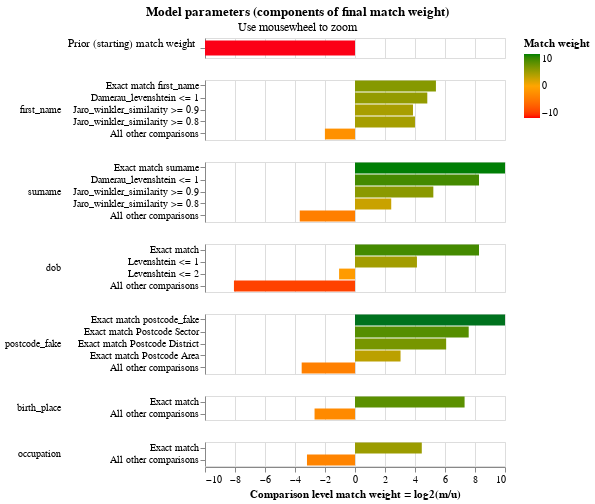

Notebook code cell kept with this figure:
### Markdown cell above
The final match weights can be viewed in the match weights chart:

### Code cell
linker.match_weights_chart()

### Figure 1 — Vega-Lite specification as saved in the notebook (floating-point values rounded to 4 significant figures)
{"$schema": "https://vega.github.io/schema/vega-lite/v5.9.3.json", "config": {"header": {"title": null}, "mark": {"tooltip": null}, "title": {"anchor": "middle"}, "view": {"continuousHeight": 300, "continuousWidth": 300, "discreteHeight": 60, "discreteWidth": 400}}, "data": {"name": "data-fc09ef004886339b3c49ba167a38b3fd"}, "datasets": {"data-fc09ef004886339b3c49ba167a38b3fd": [{"bayes_factor": 0.0001358, "bayes_factor_description": "The probability that two random records drawn at random match is 0.000 or one in  7,362.3 records.This is equivalent to a starting match weight of -12.846.", "comparison_name": "probability_two_random_records_match", "comparison_sort_order": -1, "comparison_vector_value": 0, "has_tf_adjustments": false, "is_null_level": false, "label_for_charts": "", "log2_bayes_factor": -12.85, "m_probability": null, "m_probability_description": null, "max_comparison_vector_value": 0, "probability_two_random_records_match": 0.0001358, "sql_condition": null, "tf_adjustment_column": null, "tf_adjustment_weight": null, "u_probability": null, "u_probability_description": null}, {"bayes_factor": 42.08, "bayes_factor_description": "If comparison level is `exact match first_name` then comparison is 42.08 times more likely to be a match", "comparison_name": "first_name", "comparison_sort_order": 0, "comparison_vector_value": 4, "has_tf_adjustments": true, "is_null_level": false, "label_for_charts": "Exact match first_name", "log2_bayes_factor": 5.395, "m_probability": 0.5449, "m_probability_description": "Amongst matching record comparisons, 54.49% of records are in the exact match first_name comparison level", "max_comparison_vector_value": 4, "probability_two_random_records_match": 0.0001358, "sql_condition": "\"first_name_l\" = \"first_name_r\"", "tf_adjustment_column": "first_name", "tf_adjustment_weight": 1, "u_probability": 0.01295, "u_probability_description": "Amongst non-matching record comparisons, 1.29% of records are in the exact match first_name comparison level"}, {"bayes_factor": 28.24, "bayes_factor_description": "If comparison level is `damerau_levenshtein <= 1` then comparison is 28.24 times more likely to be a match", "comparison_name": "first_name", "comparison_sort_order": 0, "comparison_vector_value": 3, "has_tf_adjustments": false, "is_null_level": false, "label_for_charts": "Damerau_levenshtein <= 1", "log2_bayes_factor": 4.82, "m_probability": 0.08598, "m_probability_description": "Amongst matching record comparisons, 8.60% of records are in the damerau_levenshtein <= 1 comparison level", "max_comparison_vector_value": 4, "probability_two_random_records_match": 0.0001358, "sql_condition": "damerau_levenshtein(\"first_name_l\", \"first_name_r\") <= 1", "tf_adjustment_column": null, "tf_adjustment_weight": 1, "u_probability": 0.003044, "u_probability_description": "Amongst non-matching record comparisons, 0.30% of records are in the damerau_levenshtein <= 1 comparison level"}, {"bayes_factor": 14.58, "bayes_factor_description": "If comparison level is `jaro_winkler_similarity >= 0.9` then comparison is 14.58 times more likely to be a match", "comparison_name": "first_name", "comparison_sort_order": 0, "comparison_vector_value": 2, "has_tf_adjustments": false, "is_null_level": false, "label_for_charts": "Jaro_winkler_similarity >= 0.9", "log2_bayes_factor": 3.866, "m_probability": 0.03683, "m_probability_description": "Amongst matching record comparisons, 3.68% of records are in the jaro_winkler_similarity >= 0.9 comparison level", "max_comparison_vector_value": 4, "probability_two_random_records_match": 0.0001358, "sql_condition": "jaro_winkler_similarity(\"first_name_l\", \"first_name_r\") >= 0.9", "tf_adjustment_column": null, "tf_adjustment_weight": 1, "u_probability": 0.002526, "u_probability_description": "Amongst non-matching record comparisons, 0.25% of records are in the jaro_winkler_similarity >= 0.9 comparison level"}, {"bayes_factor": 15.98, "bayes_factor_description": "If comparison level is `jaro_winkler_similarity >= 0.8` then comparison is 15.98 times more likely to be a match", "comparison_name": "first_name", "comparison_sort_order": 0, "comparison_vector_value": 1, "has_tf_adjustments": false, "is_null_level": false, "label_for_charts": "Jaro_winkler_similarity >= 0.8", "log2_bayes_factor": 3.999, "m_probability": 0.08938, "m_probability_description": "Amongst matching record comparisons, 8.94% of records are in the jaro_winkler_similarity >= 0.8 comparison level", "max_comparison_vector_value": 4, "probability_two_random_records_match": 0.0001358, "sql_condition": "jaro_winkler_similarity(\"first_name_l\", \"first_name_r\") >= 0.8", "tf_adjustment_column": null, "tf_adjustment_weight": 1, "u_probability": 0.005592, "u_probability_description": "Amongst non-matching record comparisons, 0.56% of records are in the jaro_winkler_similarity >= 0.8 comparison level"}, {"bayes_factor": 0.2489, "bayes_factor_description": "If comparison level is `all other comparisons` then comparison is  4.02 times less likely to be a match", "comparison_name": "first_name", "comparison_sort_order": 0, "comparison_vector_value": 0, "has_tf_adjustments": false, "is_null_level": false, "label_for_charts": "All other comparisons", "log2_bayes_factor": -2.006, "m_probability": 0.2429, "m_probability_description": "Amongst matching record comparisons, 24.29% of records are in the all other comparisons comparison level", "max_comparison_vector_value": 4, "probability_two_random_records_match": 0.0001358, "sql_condition": "ELSE", "tf_adjustment_column": null, "tf_adjustment_weight": 1, "u_probability": 0.9759, "u_probability_description": "Amongst non-matching record comparisons, 97.59% of records are in the all other comparisons comparison level"}, {"bayes_factor": 1226.0, "bayes_factor_description": "If comparison level is `exact match surname` then comparison is 1,225.98 times more likely to be a match", "comparison_name": "surname", "comparison_sort_order": 1, "comparison_vector_value": 4, "has_tf_adjustments": true, "is_null_level": false, "label_for_charts": "Exact match surname", "log2_bayes_factor": 10.26, "m_probability": 0.7712, "m_probability_description": "Amongst matching record comparisons, 77.12% of records are in the exact match surname comparison level", "max_comparison_vector_value": 4, "probability_two_random_records_match": 0.0001358, "sql_condition": "\"surname_l\" = \"surname_r\"", "tf_adjustment_column": "surname", "tf_adjustment_weight": 1, "u_probability": 0.000629, "u_probability_description": "Amongst non-matching record comparisons, 0.06% of records are in the exact match surname comparison level"}, {"bayes_factor": 308.1, "bayes_factor_description": "If comparison level is `damerau_levenshtein <= 1` then comparison is 308.12 times more likely to be a match", "comparison_name": "surname", "comparison_sort_order": 1, "comparison_vector_value": 3, "has_tf_adjustments": false, "is_null_level": false, "label_for_charts": "Damerau_levenshtein <= 1", "log2_bayes_factor": 8.267, "m_probability": 0.1263, "m_probability_description": "Amongst matching record comparisons, 12.63% of records are in the damerau_levenshtein <= 1 comparison level", "max_comparison_vector_value": 4, "probability_two_random_records_match": 0.0001358, "sql_condition": "damerau_levenshtein(\"surname_l\", \"surname_r\") <= 1", "tf_adjustment_column": null, "tf_adjustment_weight": 1, "u_probability": 0.00041, "u_probability_description": "Amongst non-matching record comparisons, 0.04% of records are in the damerau_levenshtein <= 1 comparison level"}, {"bayes_factor": 37.33, "bayes_factor_description": "If comparison level is `jaro_winkler_similarity >= 0.9` then comparison is 37.33 times more likely to be a match", "comparison_name": "surname", "comparison_sort_order": 1, "comparison_vector_value": 2, "has_tf_adjustments": false, "is_null_level": false, "label_for_charts": "Jaro_winkler_similarity >= 0.9", "log2_bayes_factor": 5.222, "m_probability": 0.0105, "m_probability_description": "Amongst matching record comparisons, 1.05% of records are in the jaro_winkler_similarity >= 0.9 comparison level", "max_comparison_vector_value": 4, "probability_two_random_records_match": 0.0001358, "sql_condition": "jaro_winkler_similarity(\"surname_l\", \"surname_r\") >= 0.9", "tf_adjustment_column": null, "tf_adjustment_weight": 1, "u_probability": 0.0002812, "u_probability_description": "Amongst non-matching record comparisons, 0.03% of records are in the jaro_winkler_similarity >= 0.9 comparison level"}, {"bayes_factor": 5.334, "bayes_factor_description": "If comparison level is `jaro_winkler_similarity >= 0.8` then comparison is 5.33 times more likely to be a match", "comparison_name": "surname", "comparison_sort_order": 1, "comparison_vector_value": 1, "has_tf_adjustments": false, "is_null_level": false, "label_for_charts": "Jaro_winkler_similarity >= 0.8", "log2_bayes_factor": 2.415, "m_probability": 0.01447, "m_probability_description": "Amongst matching record comparisons, 1.45% of records are in the jaro_winkler_similarity >= 0.8 comparison level", "max_comparison_vector_value": 4, "probability_two_random_records_match": 0.0001358, "sql_condition": "jaro_winkler_similarity(\"surname_l\", \"surname_r\") >= 0.8", "tf_adjustment_column": null, "tf_adjustment_weight": 1, "u_probability": 0.002712, "u_probability_description": "Amongst non-matching record comparisons, 0.27% of records are in the jaro_winkler_similarity >= 0.8 comparison level"}, {"bayes_factor": 0.07786, "bayes_factor_description": "If comparison level is `all other comparisons` then comparison is  12.84 times less likely to be a match", "comparison_name": "surname", "comparison_sort_order": 1, "comparison_vector_value": 0, "has_tf_adjustments": false, "is_null_level": false, "label_for_charts": "All other comparisons", "log2_bayes_factor": -3.683, "m_probability": 0.07754, "m_probability_description": "Amongst matching record comparisons, 7.75% of records are in the all other comparisons comparison level", "max_comparison_vector_value": 4, "probability_two_random_records_match": 0.0001358, "sql_condition": "ELSE", "tf_adjustment_column": null, "tf_adjustment_weight": 1, "u_probability": 0.996, "u_probability_description": "Amongst non-matching record comparisons, 99.60% of records are in the all other comparisons comparison level"}, {"bayes_factor": 308.1, "bayes_factor_description": "If comparison level is `exact match` then comparison is 308.07 times more likely to be a match", "comparison_name": "dob", "comparison_sort_order": 2, "comparison_vector_value": 3, "has_tf_adjustments": true, "is_null_level": false, "label_for_charts": "Exact match", "log2_bayes_factor": 8.267, "m_probability": 0.6171, "m_probability_description": "Amongst matching record comparisons, 61.71% of records are in the exact match comparison level", "max_comparison_vector_value": 3, "probability_two_random_records_match": 0.0001358, "sql_condition": "\"dob_l\" = \"dob_r\"", "tf_adjustment_column": "dob", "tf_adjustment_weight": 1, "u_probability": 0.002003, "u_probability_description": "Amongst non-matching record comparisons, 0.20% of records are in the exact match comparison level"}, {"bayes_factor": 17.51, "bayes_factor_description": "If comparison level is `levenshtein <= 1` then comparison is 17.51 times more likely to be a match", "comparison_name": "dob", "comparison_sort_order": 2, "comparison_vector_value": 2, "has_tf_adjustments": false, "is_null_level": false, "label_for_charts": "Levenshtein <= 1", "log2_bayes_factor": 4.13, "m_probability": 0.3426, "m_probability_description": "Amongst matching record comparisons, 34.26% of records are in the levenshtein <= 1 comparison level", "max_comparison_vector_value": 3, "probability_two_random_records_match": 0.0001358, "sql_condition": "levenshtein(\"dob_l\", \"dob_r\") <= 1", "tf_adjustment_column": null, "tf_adjustment_weight": 1, "u_probability": 0.01957, "u_probability_description": "Amongst non-matching record comparisons, 1.96% of records are in the levenshtein <= 1 comparison level"}, {"bayes_factor": 0.4794, "bayes_factor_description": "If comparison level is `levenshtein <= 2` then comparison is  2.09 times less likely to be a match", "comparison_name": "dob", "comparison_sort_order": 2, "comparison_vector_value": 1, "has_tf_adjustments": false, "is_null_level": false, "label_for_charts": "Levenshtein <= 2", "log2_bayes_factor": -1.061, "m_probability": 0.03691, "m_probability_description": "Amongst matching record comparisons, 3.69% of records are in the levenshtein <= 2 comparison level", "max_comparison_vector_value": 3, "probability_two_random_records_match": 0.0001358, "sql_condition": "levenshtein(\"dob_l\", \"dob_r\") <= 2", "tf_adjustment_column": null, "tf_adjustment_weight": 1, "u_probability": 0.07699, "u_probability_description": "Amongst non-matching record comparisons, 7.70% of records are in the levenshtein <= 2 comparison level"}, {"bayes_factor": 0.00372, "bayes_factor_description": "If comparison level is `all other comparisons` then comparison is  268.82 times less likely to be a match", "comparison_name": "dob", "comparison_sort_order": 2, "comparison_vector_value": 0, "has_tf_adjustments": false, "is_null_level": false, "label_for_charts": "All other comparisons", "log2_bayes_factor": -8.07, "m_probability": 0.003353, "m_probability_description": "Amongst matching record comparisons, 0.34% of records are in the all other comparisons comparison level", "max_comparison_vector_value": 3, "probability_two_random_records_match": 0.0001358, "sql_condition": "ELSE", "tf_adjustment_column": null, "tf_adjustment_weight": 1, "u_probability": 0.9014, "u_probability_description": "Amongst non-matching record comparisons, 90.14% of records are in the all other comparisons comparison level"}, {"bayes_factor": 4381.0, "bayes_factor_description": "If comparison level is `exact match postcode_fake` then comparison is 4,381.03 times more likely to be a match", "comparison_name": "postcode_fake", "comparison_sort_order": 3, "comparison_vector_value": 4, "has_tf_adjustments": false, "is_null_level": false, "label_for_charts": "Exact match postcode_fake", "log2_bayes_factor": 12.1, "m_probability": 0.6811, "m_probability_description": "Amongst matching record comparisons, 68.11% of records are in the exact match postcode_fake comparison level", "max_comparison_vector_value": 4, "probability_two_random_records_match": 0.0001358, "sql_condition": "lower(\"postcode_fake_l\") = lower(\"postcode_fake_r\")", "tf_adjustment_column": null, "tf_adjustment_weight": 1, "u_probability": 0.0001555, "u_probability_description": "Amongst non-matching record comparisons, 0.02% of records are in the exact match postcode_fake comparison level"}, {"bayes_factor": 191.3, "bayes_factor_description": "If comparison level is `exact match postcode sector` then comparison is 191.32 times more likely to be a match", "comparison_name": "postcode_fake", "comparison_sort_order": 3, "comparison_vector_value": 3, "has_tf_adjustments": false, "is_null_level": false, "label_for_charts": "Exact match Postcode Sector", "log2_bayes_factor": 7.58, "m_probability": 0.09472, "m_probability_description": "Amongst matching record comparisons, 9.47% of records are in the exact match postcode sector comparison level", "max_comparison_vector_value": 4, "probability_two_random_records_match": 0.0001358, "sql_condition": "\n        regexp_extract(lower(\"postcode_fake_l\"), '^[A-Za-z]{1,2}[0-9][A-Za-z0-9]? [0-9]')\n     = \n        regexp_extract(lower(\"postcode_fake_r\"), '^[A-Za-z]{1,2}[0-9][A-Za-z0-9]? [0-9]')\n    ", "tf_adjustment_column": null, "tf_adjustment_weight": 1, "u_probability": 0.0004951, "u_probability_description": "Amongst non-matching record comparisons, 0.05% of records are in the exact match postcode sector comparison level"}, {"bayes_factor": 67.52, "bayes_factor_description": "If comparison level is `exact match postcode district` then comparison is 67.52 times more likely to be a match", "comparison_name": "postcode_fake", "comparison_sort_order": 3, "comparison_vector_value": 2, "has_tf_adjustments": false, "is_null_level": false, "label_for_charts": "Exact match Postcode District", "log2_bayes_factor": 6.077, "m_probability": 0.04234, "m_probability_description": "Amongst matching record comparisons, 4.23% of records are in the exact match postcode district comparison level", "max_comparison_vector_value": 4, "probability_two_random_records_match": 0.0001358, "sql_condition": "\n        regexp_extract(lower(\"postcode_fake_l\"), '^[A-Za-z]{1,2}[0-9][A-Za-z0-9]?')\n     = \n        regexp_extract(lower(\"postcode_fake_r\"), '^[A-Za-z]{1,2}[0-9][A-Za-z0-9]?')\n    ", "tf_adjustment_column": null, "tf_adjustment_weight": 1, "u_probability": 0.000627, "u_probability_description": "Amongst non-matching record comparisons, 0.06% of records are in the exact match postcode district comparison level"}, {"bayes_factor": 8.203, "bayes_factor_description": "If comparison level is `exact match postcode area` then comparison is 8.20 times more likely to be a match", "comparison_name": "postcode_fake", "comparison_sort_order": 3, "comparison_vector_value": 1, "has_tf_adjustments": false, "is_null_level": false, "label_for_charts": "Exact match Postcode Area", "log2_bayes_factor": 3.036, "m_probability": 0.09784, "m_probability_description": "Amongst matching record comparisons, 9.78% of records are in the exact match postcode area comparison level", "max_comparison_vector_value": 4, "probability_two_random_records_match": 0.0001358, "sql_condition": "\n        regexp_extract(lower(\"postcode_fake_l\"), '^[A-Za-z]{1,2}')\n     = \n        regexp_extract(lower(\"postcode_fake_r\"), '^[A-Za-z]{1,2}')\n    ", "tf_adjustment_column": null, "tf_adjustment_weight": 1, "u_probability": 0.01193, "u_probability_description": "Amongst non-matching record comparisons, 1.19% of records are in the exact match postcode area comparison level"}, {"bayes_factor": 0.08509, "bayes_factor_description": "If comparison level is `all other comparisons` then comparison is  11.75 times less likely to be a match", "comparison_name": "postcode_fake", "comparison_sort_order": 3, "comparison_vector_value": 0, "has_tf_adjustments": false, "is_null_level": false, "label_for_charts": "All other comparisons", "log2_bayes_factor": -3.555, "m_probability": 0.08396, "m_probability_description": "Amongst matching record comparisons, 8.40% of records are in the all other comparisons comparison level", "max_comparison_vector_value": 4, "probability_two_random_records_match": 0.0001358, "sql_condition": "ELSE", "tf_adjustment_column": null, "tf_adjustment_weight": 1, "u_probability": 0.9868, "u_probability_description": "Amongst non-matching record comparisons, 98.68% of records are in the all other comparisons comparison level"}, {"bayes_factor": 158.2, "bayes_factor_description": "If comparison level is `exact match` then comparison is 158.20 times more likely to be a match", "comparison_name": "birth_place", "comparison_sort_order": 4, "comparison_vector_value": 1, "has_tf_adjustments": true, "is_null_level": false, "label_for_charts": "Exact match", "log2_bayes_factor": 7.306, "m_probability": 0.8465, "m_probability_description": "Amongst matching record comparisons, 84.65% of records are in the exact match comparison level", "max_comparison_vector_value": 1, "probability_two_random_records_match": 0.0001358, "sql_condition": "\"birth_place_l\" = \"birth_place_r\"", "tf_adjustment_column": "birth_place", "tf_adjustment_weight": 1, "u_probability": 0.005351, "u_probability_description": "Amongst non-matching record comparisons, 0.54% of records are in the exact match comparison level"}, {"bayes_factor": 0.1543, "bayes_factor_description": "If comparison level is `all other comparisons` then comparison is  6.48 times less likely to be a match", "comparison_name": "birth_place", "comparison_sort_order": 4, "comparison_vector_value": 0, "has_tf_adjustments": false, "is_null_level": false, "label_for_charts": "All other comparisons", "log2_bayes_factor": -2.696, "m_probability": 0.1535, "m_probability_description": "Amongst matching record comparisons, 15.35% of records are in the all other comparisons comparison level", "max_comparison_vector_value": 1, "probability_two_random_records_match": 0.0001358, "sql_condition": "ELSE", "tf_adjustment_column": null, "tf_adjustment_weight": 1, "u_probability": 0.9946, "u_probability_description": "Amongst non-matching record comparisons, 99.46% of records are in the all other comparisons comparison level"}, {"bayes_factor": 21.89, "bayes_factor_description": "If comparison level is `exact match` then comparison is 21.89 times more likely to be a match", "comparison_name": "occupation", "comparison_sort_order": 5, "comparison_vector_value": 1, "has_tf_adjustments": true, "is_null_level": false, "label_for_charts": "Exact match", "log2_bayes_factor": 4.452, "m_probability": 0.8957, "m_probability_description": "Amongst matching record comparisons, 89.57% of records are in the exact match comparison level", "max_comparison_vector_value": 1, "probability_two_random_records_match": 0.0001358, "sql_condition": "\"occupation_l\" = \"occupation_r\"", "tf_adjustment_column": "occupation", "tf_adjustment_weight": 1, "u_probability": 0.04091, "u_probability_description": "Amongst non-matching record comparisons, 4.09% of records are in the exact match comparison level"}, {"bayes_factor": 0.1087, "bayes_factor_description": "If comparison level is `all other comparisons` then comparison is  9.20 times less likely to be a match", "comparison_name": "occupation", "comparison_sort_order": 5, "comparison_vector_value": 0, "has_tf_adjustments": false, "is_null_level": false, "label_for_charts": "All other comparisons", "log2_bayes_factor": -3.202, "m_probability": 0.1043, "m_probability_description": "Amongst matching record comparisons, 10.43% of records are in the all other comparisons comparison level", "max_comparison_vector_value": 1, "probability_two_random_records_match": 0.0001358, "sql_condition": "ELSE", "tf_adjustment_column": null, "tf_adjustment_weight": 1, "u_probability": 0.9591, "u_probability_description": "Amongst non-matching record comparisons, 95.91% of records are in the all other comparisons comparison level"}]}, "params": [{"bind": "scales", "name": "mouse_zoom", "select": {"encodings": ["x"], "type": "interval"}, "views": []}], "resolve": {"axis": {"y": "independent"}, "scale": {"y": "independent"}}, "title": {"subtitle": "Use mousewheel to zoom", "text": "Model parameters (components of final match weight)"}, "vconcat": [{"encoding": {"color": {"field": "log2_bayes_factor", "scale": {"domain": [-10, 0, 10], "range": ["red", "orange", "green"]}, "title": "Match weight", "type": "quantitative"}, "tooltip": [{"field": "comparison_name", "title": "Comparison name", "type": "nominal"}, {"field": "probability_two_random_records_match", "format": ".4f", "title": "Probability two random records match", "type": "nominal"}, {"field": "log2_bayes_factor", "format": ",.4f", "title": "Equivalent match weight", "type": "quantitative"}, {"field": "bayes_factor_description", "title": "Match weight description", "type": "nominal"}], "x": {"axis": {"domain": false, "labels": false, "ticks": false, "title": ""}, "field": "log2_bayes_factor", "scale": {"domain": [-10, 10]}, "type": "quantitative"}, "y": {"axis": {"title": "Prior (starting) match weight", "titleAlign": "right", "titleAngle": 0, "titleFontWeight": "normal"}, "field": "label_for_charts", "sort": {"field": "comparison_vector_value", "order": "descending"}, "type": "nominal"}}, "height": 20, "mark": {"clip": true, "height": 15, "type": "bar"}, "transform": [{"filter": "(datum.comparison_name == 'probability_two_random_records_match')"}]}, {"encoding": {"color": {"field": "log2_bayes_factor", "scale": {"domain": [-10, 0, 10], "range": ["red", "orange", "green"]}, "title": "Match weight", "type": "quantitative"}, "row": {"field": "comparison_name", "header": {"labelAlign": "left", "labelAnchor": "middle", "labelAngle": 0}, "sort": {"field": "comparison_sort_order"}, "type": "nominal"}, "tooltip": [{"field": "comparison_name", "title": "Comparison name", "type": "nominal"}, {"field": "label_for_charts", "title": "Label", "type": "ordinal"}, {"field": "sql_condition", "title": "SQL condition", "type": "nominal"}, {"field": "m_probability", "format": ".4f", "title": "M probability", "type": "quantitative"}, {"field": "u_probability", "format": ".4f", "title": "U probability", "type": "quantitative"}, {"field": "bayes_factor", "format": ",.4f", "title": "Bayes factor = m/u", "type": "quantitative"}, {"field": "log2_bayes_factor", "format": ",.4f", "title": "Match weight = log2(m/u)", "type": "quantitative"}, {"field": "bayes_factor_description", "title": "Match weight description", "type": "nominal"}], "x": {"axis": {"title": "Comparison level match weight = log2(m/u)"}, "field": "log2_bayes_factor", "scale": {"domain": [-10, 10]}, "type": "quantitative"}, "y": {"axis": {"title": null}, "field": "label_for_charts", "sort": {"field": "comparison_vector_value", "order": "descending"}, "type": "nominal"}}, "height": {"step": 12}, "mark": {"clip": true, "type": "bar"}, "resolve": {"axis": {"y": "independent"}, "scale": {"y": "independent"}}, "transform": [{"filter": "(datum.comparison_name != 'probability_two_random_records_match')"}]}]}
